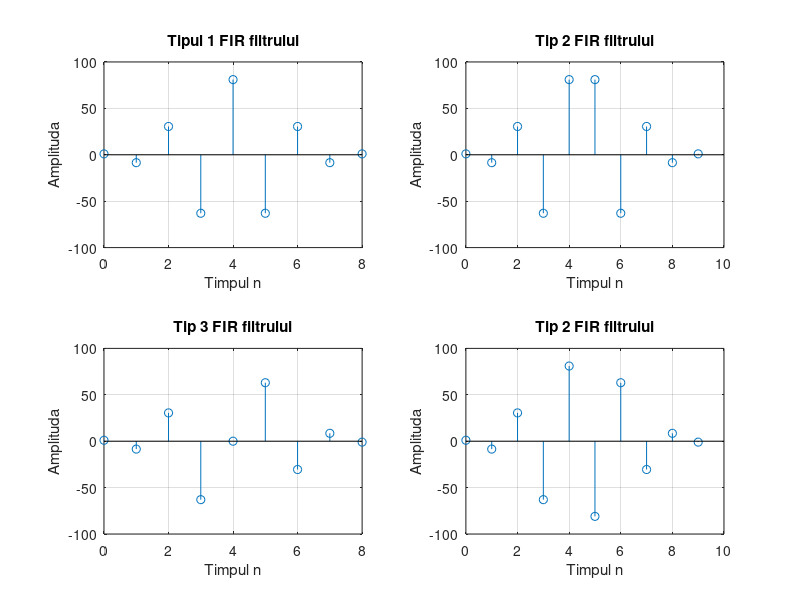
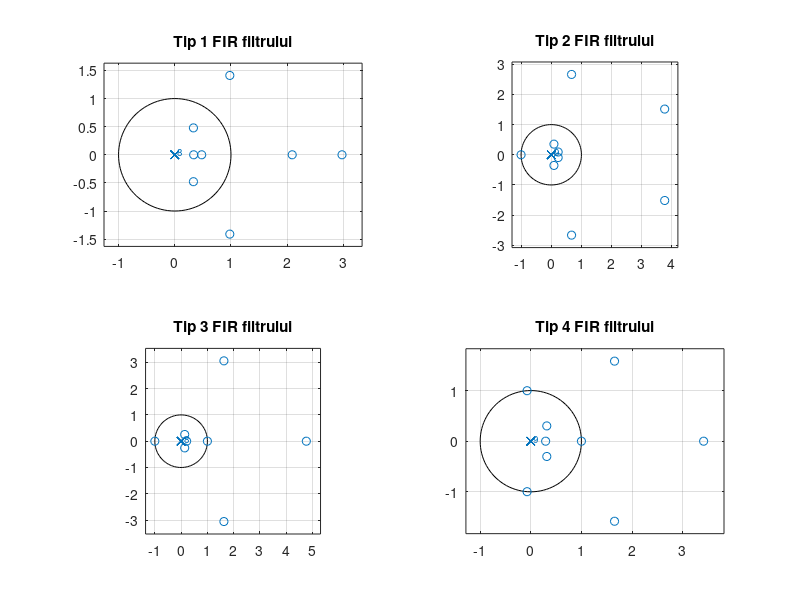

These charts were generated, in order, by the following MATLAB code:
% Programul P4_3
% Punctele zero FIR filtrelor in faza liniara
clf;
b=[1 -8.5 30.5 -63];
num1=[b 81 fliplr(b)];
num2=[b 81 81 fliplr(b)];
num3=[b 0 -fliplr(b)];
num4=[b 81 -81 -fliplr(b)];
n1=0:length(num1)-1;
n2=0:length(num2)-1;
subplot(2,2,1); stem(n1,num1);
xlabel('Timpul n'); ylabel('Amplituda'); grid
title('Tipul 1 FIR filtrului');
subplot(2,2,2); stem(n2,num2);
xlabel('Timpul n'); ylabel('Amplituda'); grid
title('Tip 2 FIR filtrului');
subplot(2,2,3); stem(n1,num3);
xlabel('Timpul n'); ylabel('Amplituda'); grid
title(' Tip 3 FIR filtrului ');
subplot(2,2,4); stem(n2,num4);
xlabel('Timpul n'); ylabel('Amplituda'); grid
title('Tip 2 FIR filtrului');
%pause
figure(2)
subplot(2,2,1); zplane(num1,1);
title(' Tip 1 FIR filtrului ');
subplot(2,2,2); zplane(num2,1);
title(' Tip 2 FIR filtrului ');
subplot(2,2,3); zplane(num3,1);
title('Tip 3 FIR filtrului');
subplot(2,2,4); zplane(num4,1);
title('Tip 4 FIR filtrului');
disp('Zeroul FIR filtrului de Tip 1');
disp(roots(num1));
disp(' Zeroul FIR filtrului de Tip 2');
disp(roots(num2));
disp(' Zeroul FIR filtrului de Tip 3');
disp(roots(num3));
disp(' Zeroul FIR filtrului de Tip 4');
disp(roots(num4));
